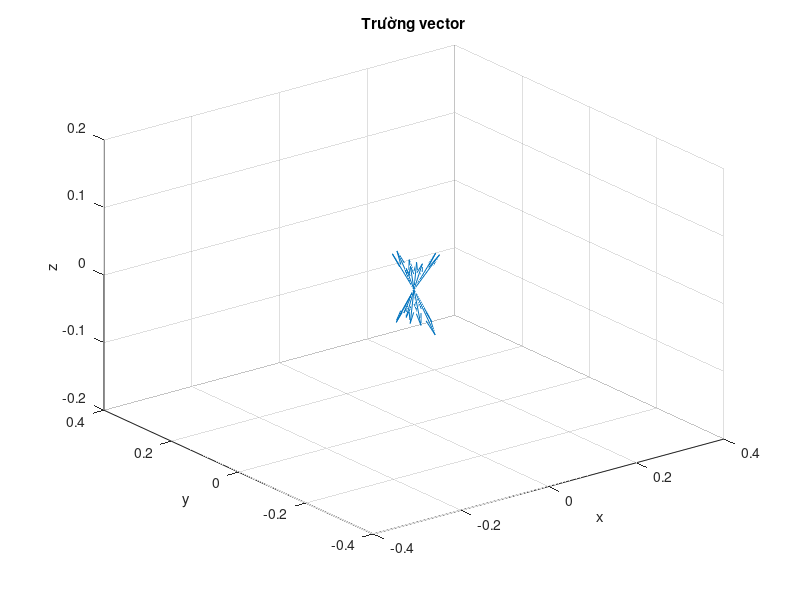

The MATLAB script that drew this image:
figure('Name', 'Bài tập 7a', 'NumberTitle', 'off')

[X, Y, Z] = sphere(10);
[x, y, z] = surfnorm(X, Y, Z);
r = sqrt(x.^2 + y.^2 + z.^2);
u = (-1./r.^3).*x;
v = (-1./r.^3).*y;
w = (-1./r.^3).*z;
quiver3(x, y, z, u, v, w)

xlabel('x')
ylabel('y')
zlabel('z')
title('Trường vector')